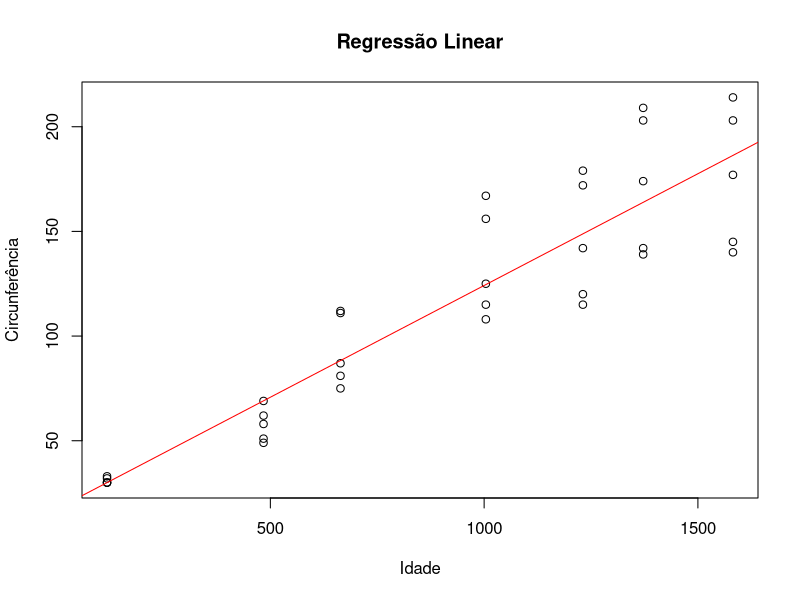

Generate this figure with R:
data <- Orange

# Ajuste do modelo de regressão linear
modelo <- lm(circumference ~ age, data = Orange)

# Coeficiente de interceptação (a) e coeficiente de inclinação (b)
a <- coef(modelo)[1]
b <- coef(modelo)[2]

cat("Coeficiente de inclinação (a):", a, "\n")
cat("Coeficiente de interceptação (b):", b, "\n")

# Variância residual (erro)
var_erro <- summary(modelo)$sigma^2
cat("Variância do erro:", var_erro, "\n")

# Coeficiente de determinação (R²)
r2 <- summary(modelo)$r.squared
cat("Coeficiente de determinação (R²):", r2, "\n")

# Interpretação do R²
cat("O coeficiente de determinação (R²) representa a proporção da variabilidade na variável 'circumference' que é explicada pela variável 'age' no modelo de regressão.\n")
cat("Neste caso, aproximadamente", r2 * 100, "% da variabilidade é explicada pela idade das árvores.", "\n")

# Gráfico de dispersão dos dados e reta ajustada
plot(Orange$age, Orange$circumference, main = "Regressão Linear", xlab = "Idade", ylab = "Circunferência")
abline(modelo, col = "red")
